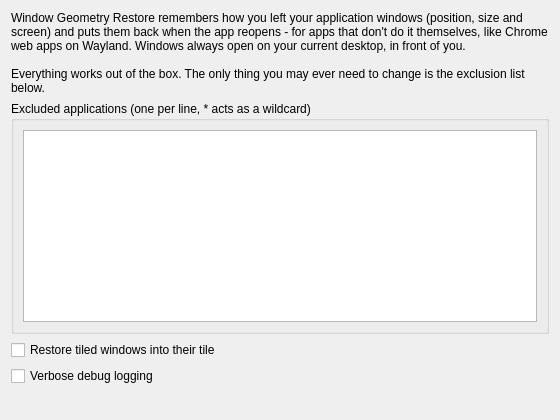
<?xml version="1.0" encoding="UTF-8"?>
<ui version="4.0">
 <class>KWin::WindowGeometryRestoreConfigForm</class>
 <widget class="QWidget" name="KWin::WindowGeometryRestoreConfigForm">
  <property name="geometry">
   <rect>
    <x>0</x>
    <y>0</y>
    <width>560</width>
    <height>420</height>
   </rect>
  </property>
  <layout class="QVBoxLayout" name="mainLayout">
   <item>
    <widget class="QLabel" name="introLabel">
     <property name="text">
      <string>Window Geometry Restore remembers how you left your application windows (position, size and screen) and puts them back when the app reopens - for apps that don't do it themselves, like Chrome web apps on Wayland. Windows always open on your current desktop, in front of you.

Everything works out of the box. The only thing you may ever need to change is the exclusion list below.</string>
     </property>
     <property name="wordWrap">
      <bool>true</bool>
     </property>
    </widget>
   </item>
   <item>
    <widget class="QGroupBox" name="blacklistGroup">
     <property name="title">
      <string>Excluded applications (one per line, * acts as a wildcard)</string>
     </property>
     <layout class="QVBoxLayout" name="blacklistLayout">
      <item>
       <widget class="QPlainTextEdit" name="kcfg_blacklist"/>
      </item>
     </layout>
    </widget>
   </item>
   <item>
    <widget class="QCheckBox" name="kcfg_restoreTiles">
     <property name="text">
      <string>Restore tiled windows into their tile</string>
     </property>
     <property name="toolTip">
      <string>A window that was tiled when it closed reopens in the same tile, and dragging it out gives back the size it had before tiling. When off, it reopens floating at the tile's position and size.</string>
     </property>
    </widget>
   </item>
   <item>
    <widget class="QCheckBox" name="kcfg_debug">
     <property name="text">
      <string>Verbose debug logging</string>
     </property>
    </widget>
   </item>
   <item>
    <spacer name="verticalSpacer">
     <property name="orientation">
      <enum>Qt::Vertical</enum>
     </property>
     <property name="sizeHint" stdset="0">
      <size>
       <width>20</width>
       <height>0</height>
      </size>
     </property>
    </spacer>
   </item>
  </layout>
 </widget>
 <resources/>
 <connections/>
</ui>
